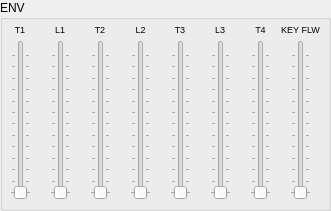
   <widget class="QGroupBox" name="evn_groupBox">
    <property name="geometry">
     <rect>
      <x>420</x>
      <y>230</y>
      <width>331</width>
      <height>211</height>
     </rect>
    </property>
    <property name="title">
     <string>ENV</string>
    </property>
    <widget class="QLabel" name="env_t1_label">
     <property name="geometry">
      <rect>
       <x>0</x>
       <y>20</y>
       <width>40</width>
       <height>20</height>
      </rect>
     </property>
     <property name="font">
      <font>
       <pointsize>7</pointsize>
       <underline>false</underline>
      </font>
     </property>
     <property name="text">
      <string>&lt;html&gt;&lt;head/&gt;&lt;body&gt;&lt;p align=&quot;center&quot;&gt;T1&lt;/p&gt;&lt;/body&gt;&lt;/html&gt;</string>
     </property>
    </widget>
    <widget class="QSlider" name="env_t1_slider">
     <property name="geometry">
      <rect>
       <x>10</x>
       <y>40</y>
       <width>21</width>
       <height>160</height>
      </rect>
     </property>
     <property name="maximum">
      <number>127</number>
     </property>
     <property name="orientation">
      <enum>Qt::Vertical</enum>
     </property>
     <property name="tickPosition">
      <enum>QSlider::TicksBothSides</enum>
     </property>
    </widget>
    <widget class="QLabel" name="env_l1_label">
     <property name="geometry">
      <rect>
       <x>40</x>
       <y>20</y>
       <width>40</width>
       <height>20</height>
      </rect>
     </property>
     <property name="font">
      <font>
       <pointsize>7</pointsize>
       <underline>false</underline>
      </font>
     </property>
     <property name="text">
      <string>&lt;html&gt;&lt;head/&gt;&lt;body&gt;&lt;p align=&quot;center&quot;&gt;L1&lt;/p&gt;&lt;/body&gt;&lt;/html&gt;</string>
     </property>
    </widget>
    <widget class="QSlider" name="env_l1_slider">
     <property name="geometry">
      <rect>
       <x>50</x>
       <y>40</y>
       <width>21</width>
       <height>160</height>
      </rect>
     </property>
     <property name="maximum">
      <number>127</number>
     </property>
     <property name="orientation">
      <enum>Qt::Vertical</enum>
     </property>
     <property name="tickPosition">
      <enum>QSlider::TicksBothSides</enum>
     </property>
    </widget>
    <widget class="QLabel" name="env_t2_label">
     <property name="geometry">
      <rect>
       <x>80</x>
       <y>20</y>
       <width>40</width>
       <height>20</height>
      </rect>
     </property>
     <property name="font">
      <font>
       <pointsize>7</pointsize>
       <underline>false</underline>
      </font>
     </property>
     <property name="text">
      <string>&lt;html&gt;&lt;head/&gt;&lt;body&gt;&lt;p align=&quot;center&quot;&gt;T2&lt;/p&gt;&lt;/body&gt;&lt;/html&gt;</string>
     </property>
    </widget>
    <widget class="QSlider" name="env_t2_slider">
     <property name="geometry">
      <rect>
       <x>90</x>
       <y>40</y>
       <width>21</width>
       <height>160</height>
      </rect>
     </property>
     <property name="maximum">
      <number>127</number>
     </property>
     <property name="orientation">
      <enum>Qt::Vertical</enum>
     </property>
     <property name="tickPosition">
      <enum>QSlider::TicksBothSides</enum>
     </property>
    </widget>
    <widget class="QLabel" name="env_l2_label">
     <property name="geometry">
      <rect>
       <x>120</x>
       <y>20</y>
       <width>41</width>
       <height>20</height>
      </rect>
     </property>
     <property name="font">
      <font>
       <pointsize>7</pointsize>
       <underline>false</underline>
      </font>
     </property>
     <property name="text">
      <string>&lt;html&gt;&lt;head/&gt;&lt;body&gt;&lt;p align=&quot;center&quot;&gt;L2&lt;/p&gt;&lt;/body&gt;&lt;/html&gt;</string>
     </property>
    </widget>
    <widget class="QSlider" name="env_l2_slider">
     <property name="geometry">
      <rect>
       <x>130</x>
       <y>40</y>
       <width>21</width>
       <height>160</height>
      </rect>
     </property>
     <property name="maximum">
      <number>127</number>
     </property>
     <property name="orientation">
      <enum>Qt::Vertical</enum>
     </property>
     <property name="tickPosition">
      <enum>QSlider::TicksBothSides</enum>
     </property>
    </widget>
    <widget class="QLabel" name="env_t4_label">
     <property name="geometry">
      <rect>
       <x>240</x>
       <y>20</y>
       <width>41</width>
       <height>20</height>
      </rect>
     </property>
     <property name="font">
      <font>
       <pointsize>7</pointsize>
       <underline>false</underline>
      </font>
     </property>
     <property name="text">
      <string>&lt;html&gt;&lt;head/&gt;&lt;body&gt;&lt;p align=&quot;center&quot;&gt;T4&lt;/p&gt;&lt;/body&gt;&lt;/html&gt;</string>
     </property>
    </widget>
    <widget class="QLabel" name="env_l3_label">
     <property name="geometry">
      <rect>
       <x>200</x>
       <y>20</y>
       <width>40</width>
       <height>20</height>
      </rect>
     </property>
     <property name="font">
      <font>
       <pointsize>7</pointsize>
       <underline>false</underline>
      </font>
     </property>
     <property name="text">
      <string>&lt;html&gt;&lt;head/&gt;&lt;body&gt;&lt;p align=&quot;center&quot;&gt;L3&lt;/p&gt;&lt;/body&gt;&lt;/html&gt;</string>
     </property>
    </widget>
    <widget class="QSlider" name="env_t4_slider">
     <property name="geometry">
      <rect>
       <x>250</x>
       <y>40</y>
       <width>21</width>
       <height>160</height>
      </rect>
     </property>
     <property name="maximum">
      <number>127</number>
     </property>
     <property name="orientation">
      <enum>Qt::Vertical</enum>
     </property>
     <property name="tickPosition">
      <enum>QSlider::TicksBothSides</enum>
     </property>
    </widget>
    <widget class="QLabel" name="env_t3_label">
     <property name="geometry">
      <rect>
       <x>160</x>
       <y>20</y>
       <width>40</width>
       <height>20</height>
      </rect>
     </property>
     <property name="font">
      <font>
       <pointsize>7</pointsize>
       <underline>false</underline>
      </font>
     </property>
     <property name="text">
      <string>&lt;html&gt;&lt;head/&gt;&lt;body&gt;&lt;p align=&quot;center&quot;&gt;T3&lt;/p&gt;&lt;/body&gt;&lt;/html&gt;</string>
     </property>
    </widget>
    <widget class="QSlider" name="env_l3_slider">
     <property name="geometry">
      <rect>
       <x>210</x>
       <y>40</y>
       <width>21</width>
       <height>160</height>
      </rect>
     </property>
     <property name="maximum">
      <number>127</number>
     </property>
     <property name="orientation">
      <enum>Qt::Vertical</enum>
     </property>
     <property name="tickPosition">
      <enum>QSlider::TicksBothSides</enum>
     </property>
    </widget>
    <widget class="QSlider" name="env_t3_slider">
     <property name="geometry">
      <rect>
       <x>170</x>
       <y>40</y>
       <width>21</width>
       <height>160</height>
      </rect>
     </property>
     <property name="maximum">
      <number>127</number>
     </property>
     <property name="orientation">
      <enum>Qt::Vertical</enum>
     </property>
     <property name="tickPosition">
      <enum>QSlider::TicksBothSides</enum>
     </property>
    </widget>
    <widget class="QSlider" name="env_key_flw_slider">
     <property name="geometry">
      <rect>
       <x>290</x>
       <y>40</y>
       <width>21</width>
       <height>160</height>
      </rect>
     </property>
     <property name="maximum">
      <number>127</number>
     </property>
     <property name="orientation">
      <enum>Qt::Vertical</enum>
     </property>
     <property name="tickPosition">
      <enum>QSlider::TicksBothSides</enum>
     </property>
    </widget>
    <widget class="QLabel" name="env_key_flw_label">
     <property name="geometry">
      <rect>
       <x>280</x>
       <y>20</y>
       <width>41</width>
       <height>20</height>
      </rect>
     </property>
     <property name="font">
      <font>
       <pointsize>7</pointsize>
       <underline>false</underline>
      </font>
     </property>
     <property name="text">
      <string>&lt;html&gt;&lt;head/&gt;&lt;body&gt;&lt;p align=&quot;center&quot;&gt;KEY FLW&lt;/p&gt;&lt;/body&gt;&lt;/html&gt;</string>
     </property>
    </widget>
   </widget>
